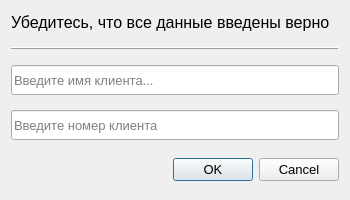
<?xml version="1.0" encoding="UTF-8"?>
<ui version="4.0">
 <class>AddClientWindow</class>
 <widget class="QDialog" name="AddClientWindow">
  <property name="geometry">
   <rect>
    <x>0</x>
    <y>0</y>
    <width>350</width>
    <height>200</height>
   </rect>
  </property>
  <property name="windowTitle">
   <string>Добавление клиента</string>
  </property>
  <property name="windowIcon">
   <iconset>
    <normaloff>../icons/add.png</normaloff>../icons/add.png</iconset>
  </property>
  <layout class="QGridLayout" name="gridLayout">
   <property name="topMargin">
    <number>4</number>
   </property>
   <property name="bottomMargin">
    <number>4</number>
   </property>
   <property name="verticalSpacing">
    <number>6</number>
   </property>
   <item row="3" column="0">
    <widget class="QLineEdit" name="lineNumber">
     <property name="minimumSize">
      <size>
       <width>0</width>
       <height>30</height>
      </size>
     </property>
     <property name="font">
      <font>
       <pointsize>10</pointsize>
      </font>
     </property>
     <property name="maxLength">
      <number>18</number>
     </property>
     <property name="placeholderText">
      <string>Введите номер клиента</string>
     </property>
    </widget>
   </item>
   <item row="5" column="0">
    <widget class="QDialogButtonBox" name="buttonBox">
     <property name="minimumSize">
      <size>
       <width>0</width>
       <height>30</height>
      </size>
     </property>
     <property name="font">
      <font>
       <pointsize>10</pointsize>
      </font>
     </property>
     <property name="orientation">
      <enum>Qt::Horizontal</enum>
     </property>
     <property name="standardButtons">
      <set>QDialogButtonBox::Cancel|QDialogButtonBox::Ok</set>
     </property>
    </widget>
   </item>
   <item row="1" column="0">
    <widget class="Line" name="line">
     <property name="frameShadow">
      <enum>QFrame::Raised</enum>
     </property>
     <property name="orientation">
      <enum>Qt::Horizontal</enum>
     </property>
    </widget>
   </item>
   <item row="0" column="0">
    <widget class="QLabel" name="label">
     <property name="sizePolicy">
      <sizepolicy hsizetype="Preferred" vsizetype="Fixed">
       <horstretch>0</horstretch>
       <verstretch>0</verstretch>
      </sizepolicy>
     </property>
     <property name="font">
      <font>
       <pointsize>12</pointsize>
      </font>
     </property>
     <property name="text">
      <string>Убедитесь, что все данные введены верно</string>
     </property>
     <property name="textFormat">
      <enum>Qt::AutoText</enum>
     </property>
     <property name="margin">
      <number>0</number>
     </property>
    </widget>
   </item>
   <item row="2" column="0">
    <widget class="QLineEdit" name="lineName">
     <property name="minimumSize">
      <size>
       <width>0</width>
       <height>30</height>
      </size>
     </property>
     <property name="font">
      <font>
       <pointsize>10</pointsize>
      </font>
     </property>
     <property name="placeholderText">
      <string>Введите имя клиента...</string>
     </property>
    </widget>
   </item>
  </layout>
 </widget>
 <resources/>
 <connections>
  <connection>
   <sender>buttonBox</sender>
   <signal>accepted()</signal>
   <receiver>AddClientWindow</receiver>
   <slot>accept()</slot>
   <hints>
    <hint type="sourcelabel">
     <x>257</x>
     <y>290</y>
    </hint>
    <hint type="destinationlabel">
     <x>157</x>
     <y>274</y>
    </hint>
   </hints>
  </connection>
  <connection>
   <sender>buttonBox</sender>
   <signal>rejected()</signal>
   <receiver>AddClientWindow</receiver>
   <slot>reject()</slot>
   <hints>
    <hint type="sourcelabel">
     <x>325</x>
     <y>290</y>
    </hint>
    <hint type="destinationlabel">
     <x>286</x>
     <y>274</y>
    </hint>
   </hints>
  </connection>
 </connections>
</ui>
